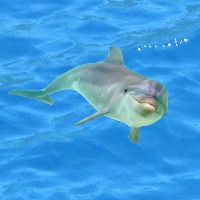
#> input picture lab5_ws/src/perception/machine_learning/debug_data/brightness_image1.jpeg, 200 x 200 px; its folder holds only this picture in this run
$ python -i data_augmentation.py   (imports and definitions only)
#> lines starting #> are read from the running program, lines starting #| are printed output that depends on the picture; after the words box and inside, x2 and y2 are one past the last pixel; in counts of white or black regions, pixels touching at a corner belong together
#> further down, picture is the input picture: shape (200, 200, 3); mean B, G, R 222.4, 155.9, 62.5
import os
import glob
import cv2
import numpy as np
import random

class DataAugmentation():

    # Input image, output a list of zoomed images
    # TODO: ONE OF THE OPTIONAL AUGMENTATIONS
    # [79 lines left out: functions zoom, translate_image, rotate_image, blur_image, not called in this run]

    # Input image, output a list of images with different brightness
    # TODO: REQUIRED
    def change_brightness(self, img):
        # Create a list to hold the output
        output = []

        # Define the brightness levels
        brighter = 50
        darker = 50

        # For each brightness level
        # Convert the image into HSV
        hsv = cv2.cvtColor(img, cv2.COLOR_BGR2HSV)
#> hsv: shape (200, 200, 3); mean H, S, V 100.8, 180.3, 223.4

        # Add the brightness level to the V component
        h, s, v = cv2.split(hsv)
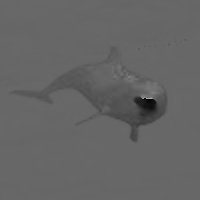
#> h: shape (200, 200); min 0, max 170, mean 100.8
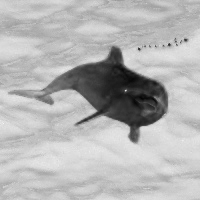
#> s: shape (200, 200); min 3, max 246, mean 180.3
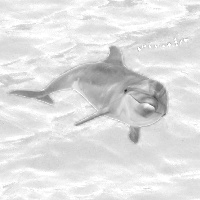
#> v: shape (200, 200); min 38, max 255, mean 223.4
        lim = 255 - brighter
        v[v > lim] = 255
        v[v <= lim] += brighter
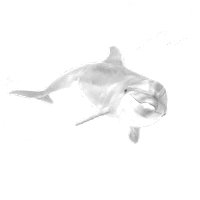
#> v: shape (200, 200); min 88, max 255, mean 250.3

        h2, s2, v2 = cv2.split(hsv)
        lim2 = 0 + darker
        v2[v2 < lim2] = 0
#> v2: shape (200, 200); under 0.01% of pixels changed, all inside (x1, y1, x2, y2) = (125, 90, 126, 91)
        v2[v2 >= lim2] -= darker
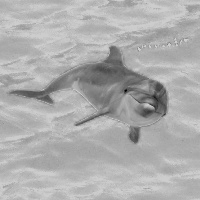
#> v2: shape (200, 200); min 0, max 205, mean 173.4

        hsv_bright = cv2.merge((h, s, v))
#> hsv_bright: shape (200, 200, 3); mean H, S, V 100.8, 180.3, 250.3
        hsv_dark = cv2.merge((h2, s2, v2))
#> hsv_dark: shape (200, 200, 3); mean H, S, V 100.8, 180.3, 173.4

        # Revert to BRG format
        image_bright = cv2.cvtColor(hsv_bright, cv2.COLOR_HSV2BGR)
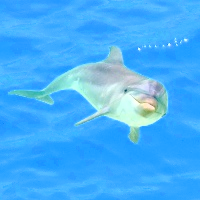
#> image_bright: shape (200, 200, 3); mean B, G, R 249.1, 175.1, 70.7
        image_dark = cv2.cvtColor(hsv_dark, cv2.COLOR_HSV2BGR)
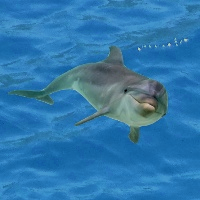
#> image_dark: shape (200, 200, 3); mean B, G, R 172.7, 120.1, 47.3

        # Append the image to the output list
        output.append(image_bright)
        output.append(image_dark)

        # Return the output
        return output

    # Input image, output a list of noisy images
    # TODO: REQUIRED
    # [38 lines left out: functions add_noise, combine_data_augmentation_functions, not called in this run]

>>> import cv2
>>> picture = cv2.imread('debug_data/brightness_image1.jpeg')
>>> result = DataAugmentation().change_brightness(picture)
#> result = 2 items

$ run again, on lab5_ws/src/perception/machine_learning/debug_data/brightness_image2.jpeg
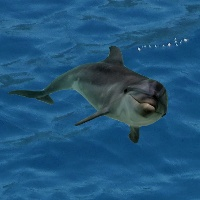
#> input picture lab5_ws/src/perception/machine_learning/debug_data/brightness_image2.jpeg, 200 x 200 px
#> picture is the input picture: shape (200, 200, 3); mean B, G, R 122.9, 85.3, 33.1
#> hsv: shape (200, 200, 3); mean H, S, V 100.8, 180.6, 123.3
#> in change_brightness, `v2[v2 < lim2] = 0`:
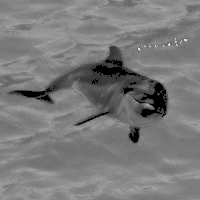
#> v2: shape (200, 200); min 0, max 238, mean 122.3
#> hsv_bright: shape (200, 200, 3); mean H, S, V 100.8, 180.6, 173.3
#> hsv_dark: shape (200, 200, 3); mean H, S, V 100.8, 180.6, 73.6
#> in change_brightness, `image_dark = cv2.cvtColor(hsv_dark, cv2.COLOR_HSV2BGR)`:
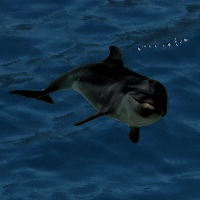
#> image_dark: shape (200, 200, 3); mean B, G, R 73.5, 49.7, 18.2
#> result = 2 items
